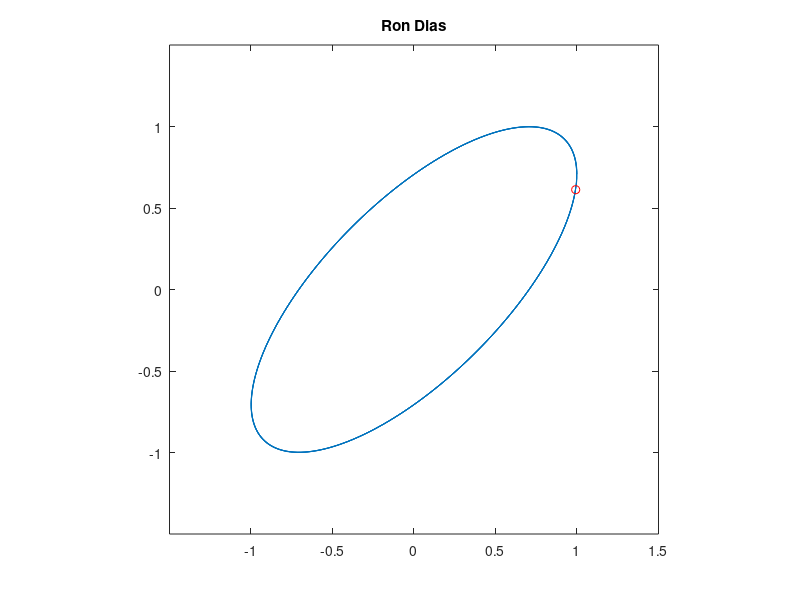

Source code (MATLAB):
%Script by Ron Dias for Engg 10
%Question #3 (I based this on the textbook example)
%% Clear Previous Data such as variables and command window
clear;clc;
%% Sets Variable
r=1;
T=1;omega=2*pi/T; phi=pi/4;

Nperiod=4; % number of periods to plot
Ntime=200;
Nstride=2; % speeds up plotting if >1

%% compute parameters and initialize arrays
Tf=Nperiod*T; % final value of time
t=linspace(0, Tf, Ntime);
x=zeros(1, Ntime);
y=zeros(1, Ntime);
%% compute motion
for it=1:Ntime
x(it)=r*cos(omega*t(it));
y(it)=r*sin(omega*t(it)+phi);
end
% find extremes of motion
xmin=min(x);
xmax=max(x);
ymin=min(y);
ymax=max(y);
%% plot motion as animation
for it=1:Nstride:Ntime
plot(x(1:it), y(1:it),... % line to current position
x(it), y(it), 'ro' ... % red circle
); 
axis(1.5*[xmin, xmax, ymin, ymax]);
axis equal
title('Ron Dias');
drawnow
end